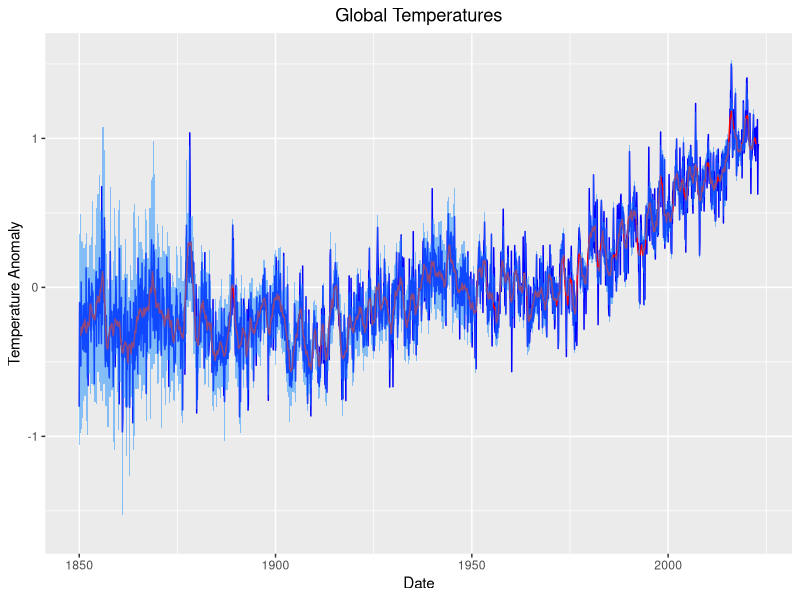
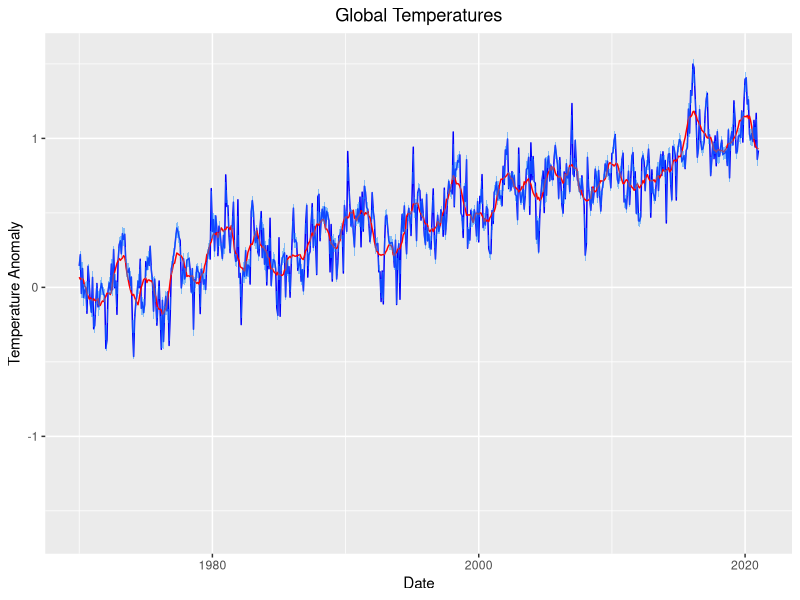
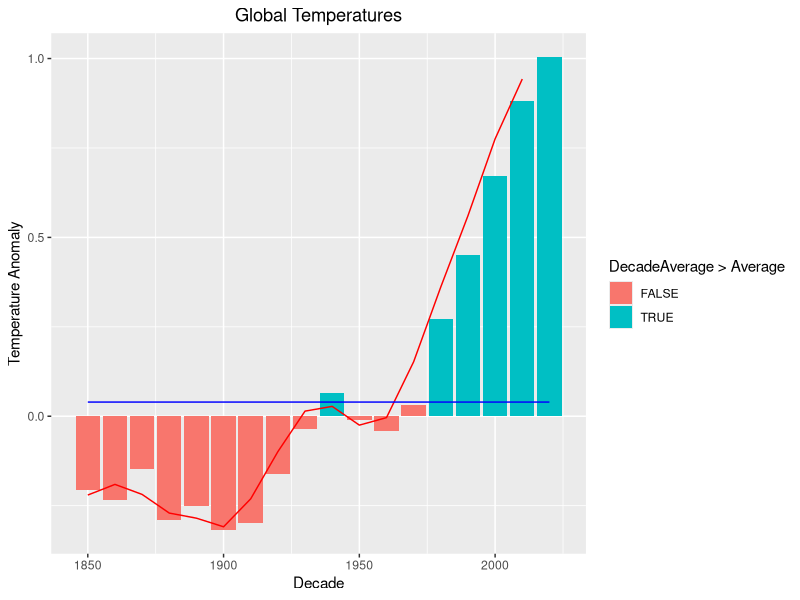
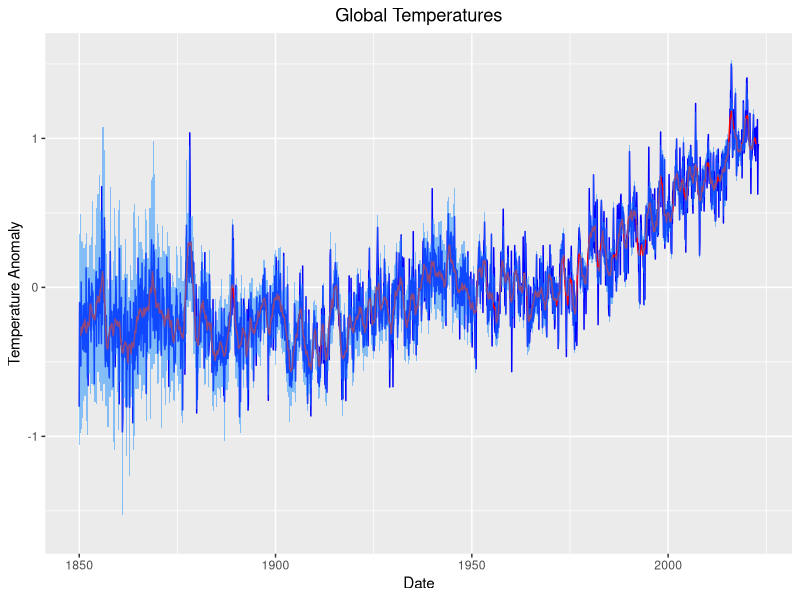
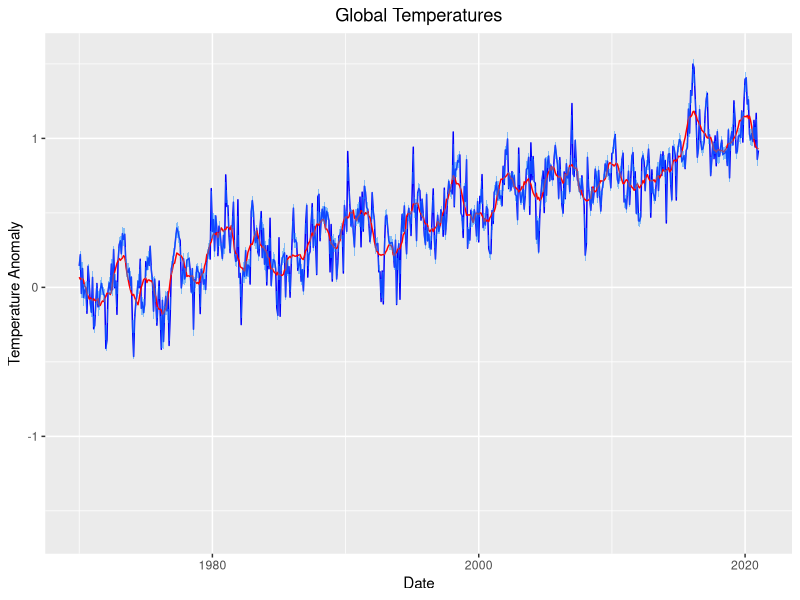
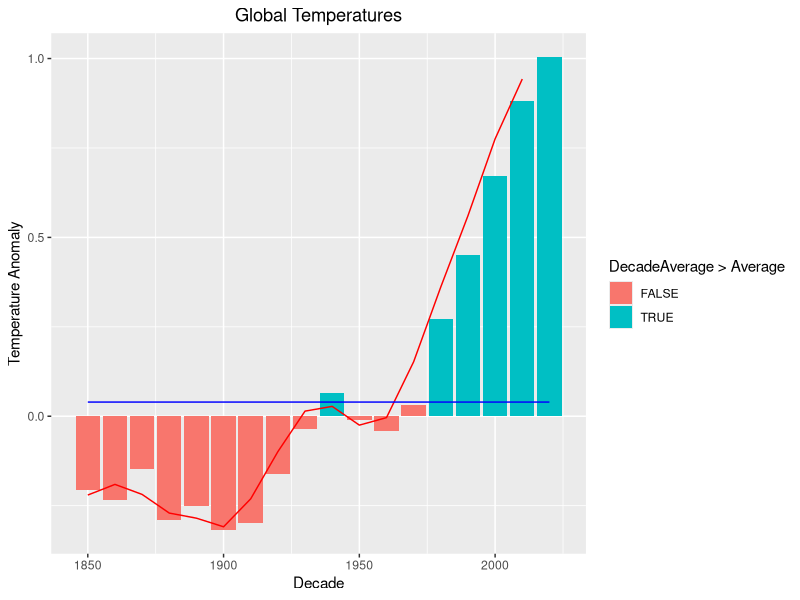

Generate these figures, in order, with R:
# Load common packages
library(dplyr)
library(tidyr)
library(ggplot2)
library(zoo)

# Load data from csv file
globalTemps <- read.csv("./GlobalTemperature.csv", header = TRUE, sep = ",")

# Clean GlobalTemperatures
# Keep only Year, Month, Monthly Anomaly, and Uncertainty
globalTemps <- globalTemps %>% select(Year, Month, MonthAnom, MonthUnc)

# Create a new column called Date that is the combination of Year and Month as 'Year-Month-1' using as.Date
# as.date() will convert the string to a date object
globalTemps$Date <- as.Date(paste(globalTemps$Year, globalTemps$Month, 1, sep = "-"))

# Drop Year and Month columns
globalTemps <- globalTemps %>% select(-Year, -Month)

# Create a new column called MovingAverage that is the moving average of MonthAnom
globalTemps$MovingAverage <- rollmean(globalTemps$MonthAnom, 12, fill = NA)

# Create a new column called decade that is the decade of the date
globalTemps$Decade <- as.numeric(format(globalTemps$Date, "%Y")) %/% 10 * 10

# Create a new column called DecadeAverage that is the average of the decade
globalTemps <- globalTemps %>% group_by(Decade) %>% mutate(DecadeAverage = mean(MonthAnom, na.rm = TRUE))

# Create new data frame that is only decades and DecadeAverage
globalTempsDecade <- globalTemps %>% select(Decade, DecadeAverage) %>% distinct()

# Add MA to globalTempsDecade
globalTempsDecade$MovingAverage <- rollmean(globalTempsDecade$DecadeAverage, 2, fill = NA)

# Add average of all decade anomalies to globalTempsDecade
globalTempsDecade$Average <- mean(globalTemps$MonthAnom, na.rm = TRUE)

# Plot the time series with moving average and uncertainty
ggplot(globalTemps, aes(x = Date, y = MonthAnom)) +
  geom_line(color = "blue") +
  geom_line(aes(y = MovingAverage), color = "red") +
  geom_ribbon(aes(ymin = MonthAnom - MonthUnc, ymax = MonthAnom + MonthUnc), fill = "dodgerblue", alpha = 0.5) +
  labs(title = "Global Temperatures", x = "Date", y = "Temperature Anomaly") +
  theme(plot.title = element_text(hjust = 0.5))

# Save plot
ggsave("./globalTemps.png")

# Plot the time series with moving average and uncertainty but only for the last 50 years
ggplot(globalTemps, aes(x = Date, y = MonthAnom)) +
  geom_line(color = "blue") +
  geom_line(aes(y = MovingAverage), color = "red") +
  geom_ribbon(aes(ymin = MonthAnom - MonthUnc, ymax = MonthAnom + MonthUnc), fill = "dodgerblue", alpha = 0.5) +
  labs(title = "Global Temperatures", x = "Date", y = "Temperature Anomaly") +
  theme(plot.title = element_text(hjust = 0.5)) +
  xlim(as.Date("1970-01-01"), as.Date("2021-01-01"))

# Save plot
ggsave("./globalTemps50.png")

# Bar chart of average temperature anomaly by decade, with MA and average of all anomalies, each bar colored by whether it is above or below the average
ggplot(globalTempsDecade, aes(x = Decade, y = DecadeAverage)) +
  geom_bar(stat = "identity", aes(fill = DecadeAverage > Average)) +
  geom_line(aes(y = MovingAverage), color = "red") +
  geom_line(aes(y = Average), color = "blue") +
  labs(title = "Global Temperatures", x = "Decade", y = "Temperature Anomaly") +
  theme(plot.title = element_text(hjust = 0.5))

# Save plot
ggsave("./globalTempsDecade.png")

